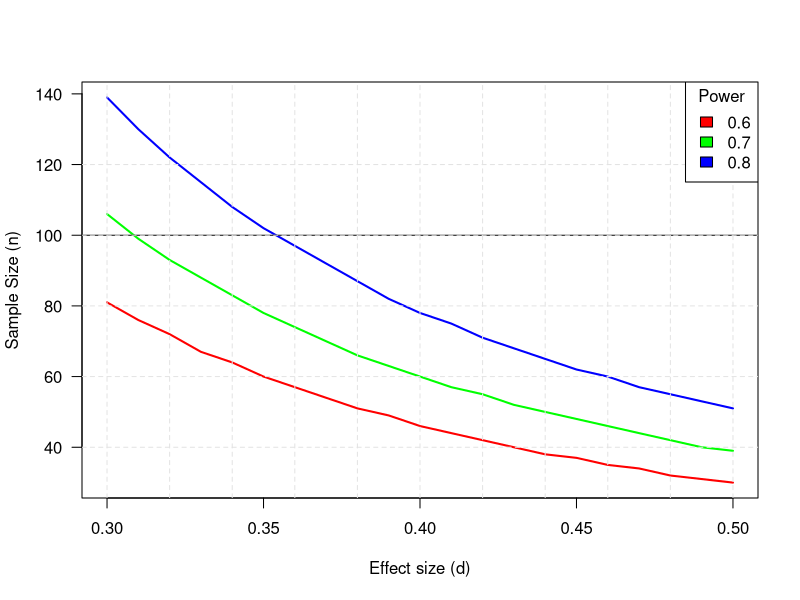
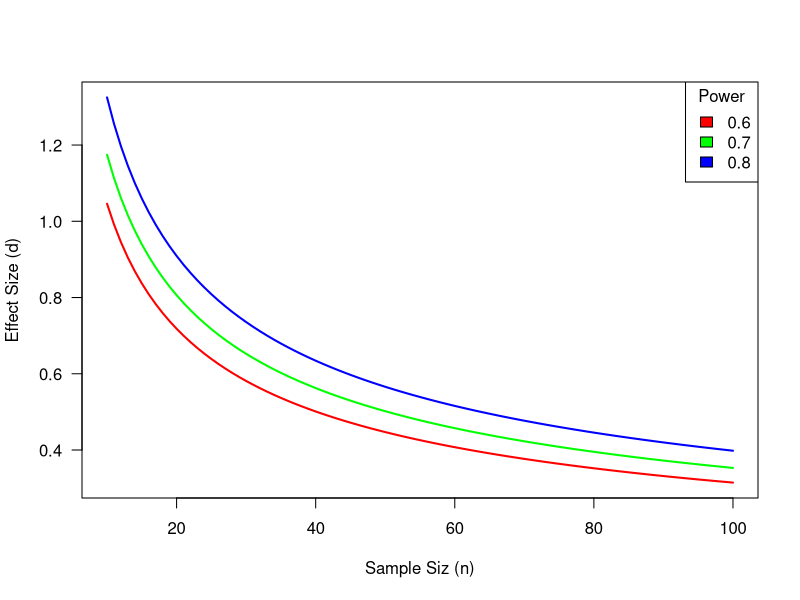

These charts were generated, in order, by the following R code:
## ---- chunk 1
young <-  c(34, 22, 15, 27, 37, 41, 24, 19, 26, 36)
old <- c(41, 24, 46, 39, 21, 33, 43, 40, 50, 41)
qt(.95, df = 18)
var(young)/var(old)
t.test(x = young, y = old, alternative = "two.sided", var.equal = TRUE, conf.level = .95 )
## ---- chunk 2
my = mean(young)
mo=mean(old)
pool <- sqrt(((sd(old))^2 + (sd(young))^2)/2)
d <- (mo-my)/pool
d
## ---- chunk 3
library(pwr)
pwr.t.test(n = 10, d = 1.09, sig.level = 0.05, power = NULL, type = "two.sample", alternative = "two.sided")
## ---- chunk 4
nostim <- c(18.4, 16.1,  9.2, 32.2, 13.8, 16.1, 27.6, 11.5, 11.5, 18.4, 22.3, 21.1, 16.4, 29.5, 27.9)
stim <- c(27.6, 16.1,  6.9, 25.3, 18.4, 11.5, 32.2, 16.1, 20.7, 23.0, 24.7, 18.1, 26.5, 23.4, 8.3)
qt(.95, df = 28)
var(nostim)/var(stim)
t.test(x = stim, y = nostim, alternative = "less", var.equal = TRUE, conf.level = .95 )
## ---- chunk 5
library(pwr)
pwr.t.test(n = NULL, d = .35, sig.level = .05, alternative = "greater", power = .8 )

## ---- chunk 6
# Set the range of effect sizes, d
d <- seq(from = 0.3, to = 0.5, by = 0.01) 
nd <- length(d)

# Set the range of power values, p
p <- seq(from = 0.6, to = 0.8, by = 0.1) 
np <- length(p)

# Loop over 3 power values and 81 effect sizes to calculate the
# sample sizes. What does the samsize array contain?
samsize <- array(numeric(nd*np), dim=c(nd,np))
for (i in 1:np){ for (j in 1:nd){
result <- pwr.t.test(n=NULL, d = d[j], sig.level = .05,
power = p[i], alternative = "greater")
samsize[j,i] <- ceiling(result$n) }
}

# Set up the graph
xrange <- range(d)
yrange <- round(range(samsize)) 
colors <- rainbow(length(p))
plot(xrange, yrange, type="n", xlab="Effect size (d)", ylab="Sample Size (n)", las = 1)
# Add the power curves and make the graph pretty
for (i in 1:np){
lines(d, samsize[,i], type="l", lwd=2, col=colors[i])
}
abline(h=100, col = "black")
abline(v=0, h=seq(0,yrange[2], by = 20), lty=2, col="grey89")
abline(h=0, v=seq(xrange[1],xrange[2], by = .02), lty=2, col="grey89")
legend("topright", title="Power", as.character(p), fill=colors)
## ---- chunk 7
# Set the range of sample sizes, n
n <- seq(from = 10, to = 100, by = 1) 
nn <- length(n)

# Set the range of power values, p
p <- seq(from = 0.6, to = 0.8, by = 0.1) 
np <- length(p)

# Loop over 6 power values and 90 sample sizes to calculate the
# effect. 
samsize <- array(numeric(nn*np), dim=c(nn,np))
for (i in 1:np){ for (j in 1:nn){
result <- pwr.t.test(n=n[j], d = NULL, sig.level = .05,
power = p[i], alternative = "two.sided")
samsize[j,i] <- (result$d) }

}

# Set up the graph
xrange <- range(n)
yrange <- range(samsize) 
colors <- rainbow(length(p))
plot(xrange, yrange, type="n", xlab="Sample Siz (n)", ylab="Effect Size (d)", las = 1)
# Add the power curves and make the graph pretty
for (i in 1:np){
lines(n, samsize[,i], type="l", lwd=2, col=colors[i])
}
#abline(v=0, h=seq(0,yrange[2], by = 20), lty=2, col="grey89")
#abline(h=0, v=seq(xrange[1],xrange[2], by = .2), lty=2, col="grey89")
legend("topright", title="Power", as.character(p), fill=colors)
